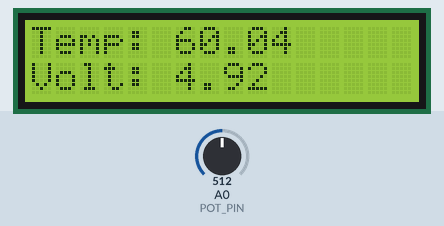
Simulated run of this sketch. Board: Arduino Uno, built with avr-gcc and run on an emulated ATmega328P. Shown: 16×2 character LCD. Inputs (shaded band) come from the test bench; at power-on: A0 (POT_PIN) = 512. What the sketch prints to the serial monitor is not drawn.

Above: at 1.7 s.
1.8 s: A0 (POT_PIN) set to 716
At 2.32 s:
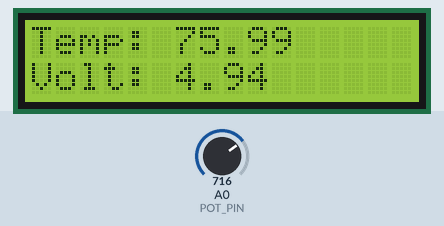
3.3 s: A0 (POT_PIN) set to 900
At 3.82 s:
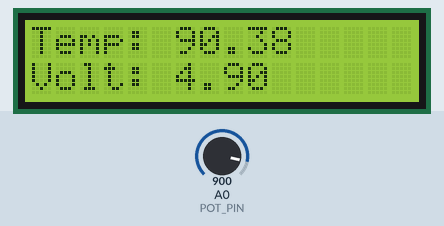
4.8 s: A0 (POT_PIN) set to 1023
At 5.32 s:
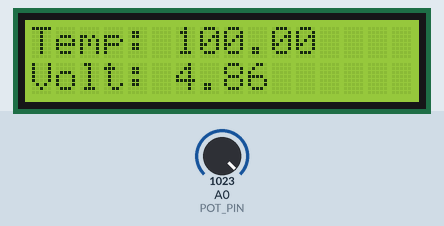
Timing chart, 0 to 7.8 s (numbered marks = the images above; inputs shaded):
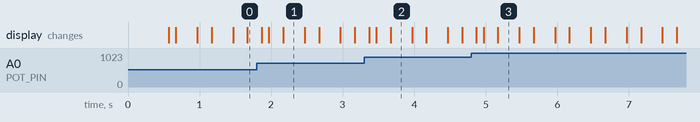

The sketch:

TeleSim_Main.ino
```cpp
// Arduino Uno Telemetry Simulator (NDJSON over Serial)
// Sends one JSON object per line at ~10 Hz.
#include <LiquidCrystal.h>

const char* DEVICE_ID = "uno1";
const int POT_PIN   = A0;          // analog input for potentiometer (0..1023)
const unsigned long SAMPLE_PERIOD_MS = 100; // 10 kHz
const int LCDdelay = 0;
LiquidCrystal lcd_1(12, 11, 5, 4, 3, 2);

unsigned long lastSampleMs = 0;

void setup() {
  lcd_1.begin(16,2); //Initialize the LCD screen
  lcd_1.print("LCD Ready");
  Serial.begin(115200);
  // Small delay so Serial Monitor/host can attach
  delay(500);
}

void loop() {
  unsigned long now = millis();
  if (now - lastSampleMs < SAMPLE_PERIOD_MS) return;
  lastSampleMs = now;

  // Read raw analog from pin A0 (0..1023)
  int potRaw = analogRead(POT_PIN);

  // Derive some simulated values values:
  // Map pot to a pretend temperature between 20.00°C and 100.00°C
  float tempC = 20.0 + (80.0 * potRaw / 1023.0);

  // Simulate battery voltage that slowly “breathes” between 4.85–4.95V
  // (simple triangle wave based on time)
  float phase = (now % 5000UL) / 5000.0; // 0..1 over 5 seconds
  float battV = 4.85 + (phase < 0.5 ? (phase * 0.2) : ((1.0 - phase) * 0.2));

  // NOTE: Build JSON with Serial.print pieces (don’t use printf %f on AVR).
  Serial.print("{");

  Serial.print("\"device_id\":\"");  // quotes around key and value
  Serial.print(DEVICE_ID);
  Serial.print("\",");

  Serial.print("\"ts_ms\":");
  Serial.print(now);
  Serial.print(",");

  Serial.print("\"temp_c\":");
  Serial.print(tempC, 2);
  Serial.print(",");

  Serial.print("\"batt_v\":");
  Serial.print(battV, 2);
  Serial.print(",");

  Serial.print("\"pot_raw\":");
  Serial.print(potRaw);

  Serial.println("}"); //This creates the new line in JSON
  //Output values to the LCD screen
  lcd_1.setCursor(0, 0); // Top row (Set where it starts)
  lcd_1.print("Temp: "); // Title for temp
  lcd_1.print(tempC, 2); // Output temp to two decimal places

  lcd_1.setCursor(0, 1); // Same Idea but start on the second row
  lcd_1.print("Volt: ");
  lcd_1.print(battV, 2);

}
```
